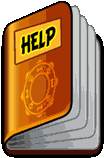
#> input picture extracted/orig_sub00_help.png, 104 x 158 px
$ python test_render_help.py
#> lines starting #> are read from the running program, lines starting #| are printed output that depends on the picture
# -*- coding: utf-8 -*-
from PIL import Image, ImageDraw, ImageFont

font_path = 'C:/Windows/Fonts/tahomabd.ttf'
s00 = Image.open('extracted/orig_sub00_help.png').convert('RGBA')
#> s00 is the input picture: PIL image 104x158 RGBA; mean R, G, B, A 138.7, 98.2, 58.4, 226.7
s01 = Image.open('extracted/orig_sub01_help.png').convert('RGBA')
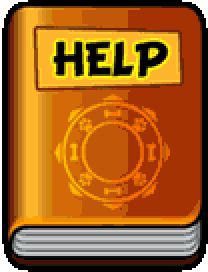
#> input picture extracted/orig_sub01_help.png, 104 x 136 px (shown 2 times larger)
#> s01 is the input picture: PIL image 104x136 RGBA; mean R, G, B, A 156.3, 90.7, 25.5, 248.9

# --- s00 (Normal book) ---
# Badge face polygon: (13, 25), (55, 16), (58, 41), (15, 51)
d00 = ImageDraw.Draw(s00)
d00.polygon([(14, 25), (55, 16), (58, 41), (15, 51)], fill=(255, 204, 34, 255))
font_s00 = ImageFont.truetype(font_path, 9)
# Two lines tilted or straight
d00.text((20, 24), "HƯỚNG", font=font_s00, fill=(0, 0, 0, 255), stroke_width=1, stroke_fill=(255, 240, 100, 255))
d00.text((25, 36), "DẪN", font=font_s00, fill=(0, 0, 0, 255), stroke_width=1, stroke_fill=(255, 240, 100, 255))

# --- s01 (Pressed book) ---
# Yellow box: x=21..86, y=17..39
d01 = ImageDraw.Draw(s01)
d01.rectangle([22, 18, 85, 38], fill=(255, 204, 34, 255))
font_s01 = ImageFont.truetype(font_path, 11)
bbox = font_s01.getbbox("CHỈ DẪN")
tw = bbox[2] - bbox[0]
th = bbox[3] - bbox[1]
cx = 22 + (63 - tw) // 2
cy = 18 + (20 - th) // 2 - bbox[1]
d01.text((cx, cy), "CHỈ DẪN", font=font_s01, fill=(0, 0, 0, 255), stroke_width=1, stroke_fill=(255, 240, 100, 255))

s00.save('extracted/test_s00_help.png')
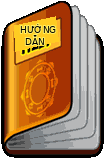
#> saved as test_s00_help.png: PIL image 104x158 RGBA; mean R, G, B, A 142.3, 102.3, 60.3, 226.7; transparent parts drawn white
s01.save('extracted/test_s01_help.png')
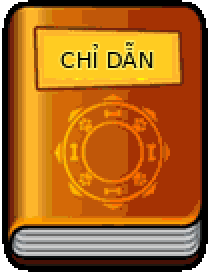
#> saved as test_s01_help.png: PIL image 104x136 RGBA (shown 2 times larger); mean R, G, B, A 164, 96.9, 28, 248.9; transparent parts drawn white
print("Saved test help books")
